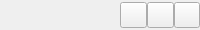
        <widget class="QWidget" name="topApp" native="true">
         <property name="maximumSize">
          <size>
           <width>16777215</width>
           <height>30</height>
          </size>
         </property>
         <layout class="QHBoxLayout" name="horizontalLayout_9">
          <property name="spacing">
           <number>0</number>
          </property>
          <property name="leftMargin">
           <number>0</number>
          </property>
          <property name="topMargin">
           <number>0</number>
          </property>
          <property name="rightMargin">
           <number>0</number>
          </property>
          <property name="bottomMargin">
           <number>0</number>
          </property>
          <item>
           <widget class="QWidget" name="header" native="true"/>
          </item>
          <item>
           <widget class="QWidget" name="widget_4" native="true">
            <property name="minimumSize">
             <size>
              <width>0</width>
              <height>25</height>
             </size>
            </property>
            <property name="maximumSize">
             <size>
              <width>80</width>
              <height>40</height>
             </size>
            </property>
            <property name="font">
             <font>
              <pointsize>11</pointsize>
             </font>
            </property>
            <layout class="QHBoxLayout" name="horizontalLayout_5">
             <property name="spacing">
              <number>0</number>
             </property>
             <property name="leftMargin">
              <number>0</number>
             </property>
             <property name="topMargin">
              <number>0</number>
             </property>
             <property name="rightMargin">
              <number>0</number>
             </property>
             <property name="bottomMargin">
              <number>0</number>
             </property>
             <item>
              <widget class="QPushButton" name="minimizeBtn">
               <property name="font">
                <font>
                 <pointsize>11</pointsize>
                </font>
               </property>
               <property name="text">
                <string/>
               </property>
               <property name="icon">
                <iconset resource="../Qss/icons/_icons.qrc">
                 <normaloff>:/feather/icons/feather/window_minimize.png</normaloff>:/feather/icons/feather/window_minimize.png</iconset>
               </property>
              </widget>
             </item>
             <item>
              <widget class="QPushButton" name="restoreBtn">
               <property name="font">
                <font>
                 <pointsize>11</pointsize>
                </font>
               </property>
               <property name="text">
                <string/>
               </property>
               <property name="icon">
                <iconset resource="../Qss/icons/_icons.qrc">
                 <normaloff>:/feather/icons/feather/square.png</normaloff>:/feather/icons/feather/square.png</iconset>
               </property>
              </widget>
             </item>
             <item>
              <widget class="QPushButton" name="closeBtn">
               <property name="font">
                <font>
                 <pointsize>11</pointsize>
                </font>
               </property>
               <property name="text">
                <string/>
               </property>
               <property name="icon">
                <iconset resource="../Qss/icons/_icons.qrc">
                 <normaloff>:/feather/icons/feather/window_close.png</normaloff>:/feather/icons/feather/window_close.png</iconset>
               </property>
              </widget>
             </item>
            </layout>
           </widget>
          </item>
         </layout>
        </widget>
